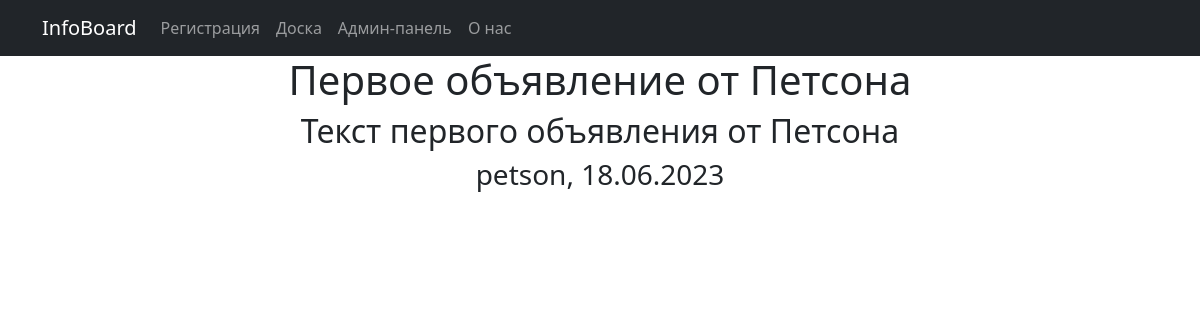
Page /board/15 on the committed database.
### board/models.py (models this page shows, shortened)
class Post(models.Model):
    tanks = 'TA'
    heals = 'HE'
    dd = 'DD'
    traders = 'TR'
    guildmasters = 'GM'
    questgivers = 'QG'
    blacksmiths = 'BS'
    tanners = 'TN'
    potionmasters = 'PM'
    spellmasters = 'SM'
    CATEGORY_CHOICE = [
        (tanks, 'Танки'),
        (heals, 'Хилы'),
        (dd, 'ДД'),
        (traders, 'Торговцы'),
        (guildmasters, 'Гилдмастеры'),
        (questgivers, 'Квестгиверы'),
        (blacksmiths, 'Кузнецы'),
        (tanners, 'Кожевники'),
        (potionmasters, 'Зельевары'),
        (spellmasters, 'Мастера заклинаний'),
    ]
    title = models.CharField(max_length=255)
    text = RichTextUploadingField()
    category = models.CharField(max_length=2, choices=CATEGORY_CHOICE, default=tanks)
    time_add = models.DateTimeField(auto_now_add=True)
    author = models.ForeignKey(Author, on_delete=models.CASCADE)

class Author(models.Model):
    status = models.BooleanField(default=False)
    user_link = models.OneToOneField(User, on_delete=models.CASCADE)
    def __str__(self):
        return f'{self.user_link.username}'

### board/views.py (the view)
# urls.py: path('<int:pk>', PostDetail.as_view(), name='post_detail'),
class PostDetail(DetailView):   # Для вывода отдельных объявлений
    model = Post
    template_name = 'post.html'
    context_object_name = 'post'

### templates/post.html (shortened to what this page needs)
{% extends 'flatpages/default.html' %}
{% block content %}
<h1>{{ post.title }}</h1>
<h2>{{ post.text|safe }}</h2>
<h3>{{ post.author }}, {{ post.time_add|date:'d.m.Y' }}</h3>
{% endblock content %}

### rows in the picture
Post: title "Первое объявление от Петсона", text "Текст первого объявления от Петсона", author "petson", time_add "18.06.2023"
